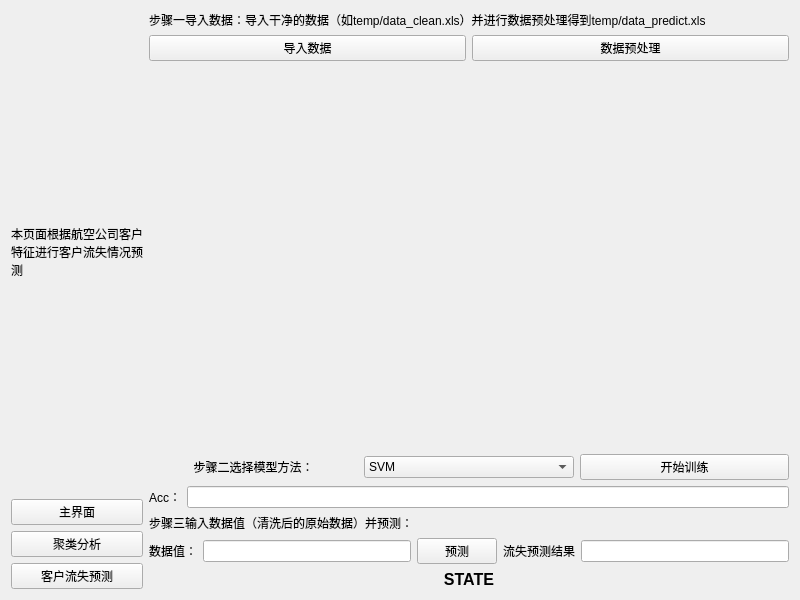
<?xml version="1.0" encoding="UTF-8"?>
<ui version="4.0">
 <class>Predict</class>
 <widget class="QWidget" name="Predict">
  <property name="geometry">
   <rect>
    <x>0</x>
    <y>0</y>
    <width>800</width>
    <height>600</height>
   </rect>
  </property>
  <property name="windowTitle">
   <string>客户流失预测</string>
  </property>
  <layout class="QGridLayout" name="gridLayout">
   <item row="0" column="0">
    <layout class="QHBoxLayout" name="horizontalLayout_4">
     <item>
      <layout class="QVBoxLayout" name="verticalLayout">
       <item>
        <widget class="QLabel" name="label_5">
         <property name="text">
          <string>本页面根据航空公司客户特征进行客户流失情况预测</string>
         </property>
         <property name="wordWrap">
          <bool>true</bool>
         </property>
        </widget>
       </item>
       <item>
        <widget class="QPushButton" name="PB_back">
         <property name="font">
          <font>
           <weight>50</weight>
           <bold>false</bold>
          </font>
         </property>
         <property name="text">
          <string>主界面</string>
         </property>
        </widget>
       </item>
       <item>
        <widget class="QPushButton" name="PB_Kmeans">
         <property name="font">
          <font>
           <weight>50</weight>
           <bold>false</bold>
          </font>
         </property>
         <property name="text">
          <string>聚类分析</string>
         </property>
        </widget>
       </item>
       <item>
        <widget class="QPushButton" name="PB_predict">
         <property name="font">
          <font>
           <weight>50</weight>
           <bold>false</bold>
          </font>
         </property>
         <property name="text">
          <string>客户流失预测</string>
         </property>
        </widget>
       </item>
      </layout>
     </item>
     <item>
      <layout class="QVBoxLayout" name="verticalLayout_2" stretch="0,0,5,0,0,0,0,0">
       <item>
        <widget class="QLabel" name="label_3">
         <property name="text">
          <string>步骤一导入数据：导入干净的数据（如temp/data_clean.xls）并进行数据预处理得到temp/data_predict.xls</string>
         </property>
         <property name="wordWrap">
          <bool>true</bool>
         </property>
        </widget>
       </item>
       <item>
        <layout class="QHBoxLayout" name="horizontalLayout">
         <item>
          <widget class="QPushButton" name="PB_openfile">
           <property name="text">
            <string>导入数据</string>
           </property>
          </widget>
         </item>
         <item>
          <widget class="QPushButton" name="PB_clean">
           <property name="text">
            <string>数据预处理</string>
           </property>
          </widget>
         </item>
        </layout>
       </item>
       <item>
        <widget class="DataTableWidget" name="pandasTableWidget" native="true"/>
       </item>
       <item>
        <layout class="QHBoxLayout" name="horizontalLayout_2">
         <item>
          <widget class="QLabel" name="label">
           <property name="layoutDirection">
            <enum>Qt::LeftToRight</enum>
           </property>
           <property name="text">
            <string>步骤二选择模型方法：</string>
           </property>
           <property name="alignment">
            <set>Qt::AlignCenter</set>
           </property>
          </widget>
         </item>
         <item>
          <widget class="QComboBox" name="CB_model">
           <item>
            <property name="text">
             <string>SVM</string>
            </property>
           </item>
           <item>
            <property name="text">
             <string>LR</string>
            </property>
           </item>
           <item>
            <property name="text">
             <string>DT</string>
            </property>
           </item>
           <item>
            <property name="text">
             <string>GBDT</string>
            </property>
           </item>
           <item>
            <property name="text">
             <string>RF</string>
            </property>
           </item>
          </widget>
         </item>
         <item>
          <widget class="QPushButton" name="PB_train">
           <property name="text">
            <string>开始训练</string>
           </property>
          </widget>
         </item>
        </layout>
       </item>
       <item>
        <layout class="QHBoxLayout" name="horizontalLayout_3">
         <item>
          <widget class="QLabel" name="label_2">
           <property name="layoutDirection">
            <enum>Qt::LeftToRight</enum>
           </property>
           <property name="text">
            <string>Acc：</string>
           </property>
           <property name="alignment">
            <set>Qt::AlignCenter</set>
           </property>
          </widget>
         </item>
         <item>
          <widget class="QLineEdit" name="LE_acc"/>
         </item>
        </layout>
       </item>
       <item>
        <widget class="QLabel" name="label_4">
         <property name="text">
          <string>步骤三输入数据值（清洗后的原始数据）并预测：</string>
         </property>
        </widget>
       </item>
       <item>
        <layout class="QHBoxLayout" name="horizontalLayout_5">
         <item>
          <widget class="QLabel" name="label_6">
           <property name="text">
            <string>数据值：</string>
           </property>
          </widget>
         </item>
         <item>
          <widget class="QLineEdit" name="LE_test"/>
         </item>
         <item>
          <widget class="QPushButton" name="PB_confirm">
           <property name="text">
            <string>预测</string>
           </property>
          </widget>
         </item>
         <item>
          <widget class="QLabel" name="label_7">
           <property name="text">
            <string>流失预测结果</string>
           </property>
          </widget>
         </item>
         <item>
          <widget class="QLineEdit" name="LE_result"/>
         </item>
        </layout>
       </item>
       <item>
        <widget class="QLabel" name="LB_stat">
         <property name="font">
          <font>
           <pointsize>12</pointsize>
           <weight>75</weight>
           <bold>true</bold>
          </font>
         </property>
         <property name="layoutDirection">
          <enum>Qt::LeftToRight</enum>
         </property>
         <property name="text">
          <string>STATE</string>
         </property>
         <property name="alignment">
          <set>Qt::AlignCenter</set>
         </property>
        </widget>
       </item>
      </layout>
     </item>
    </layout>
   </item>
  </layout>
 </widget>
 <customwidgets>
  <customwidget>
   <class>DataTableWidget</class>
   <extends>QWidget</extends>
   <header>qtpandas.views.DataTableView</header>
   <container>1</container>
  </customwidget>
 </customwidgets>
 <resources/>
 <connections/>
</ui>
